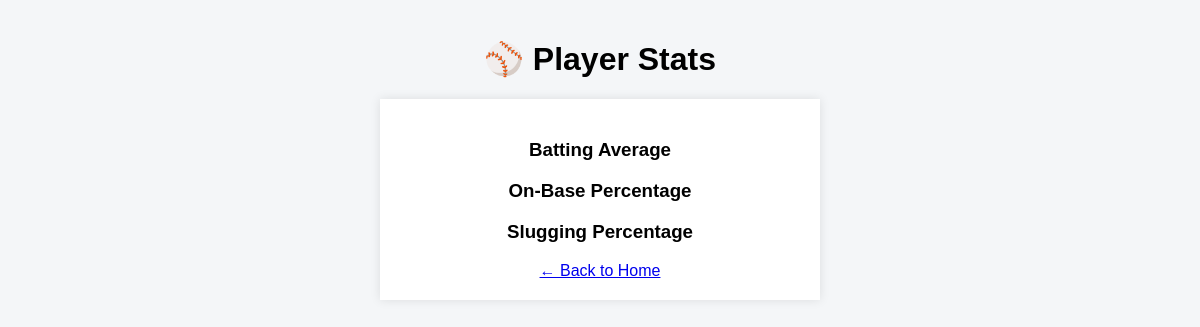
The page /player/13 on the database as committed earlier.
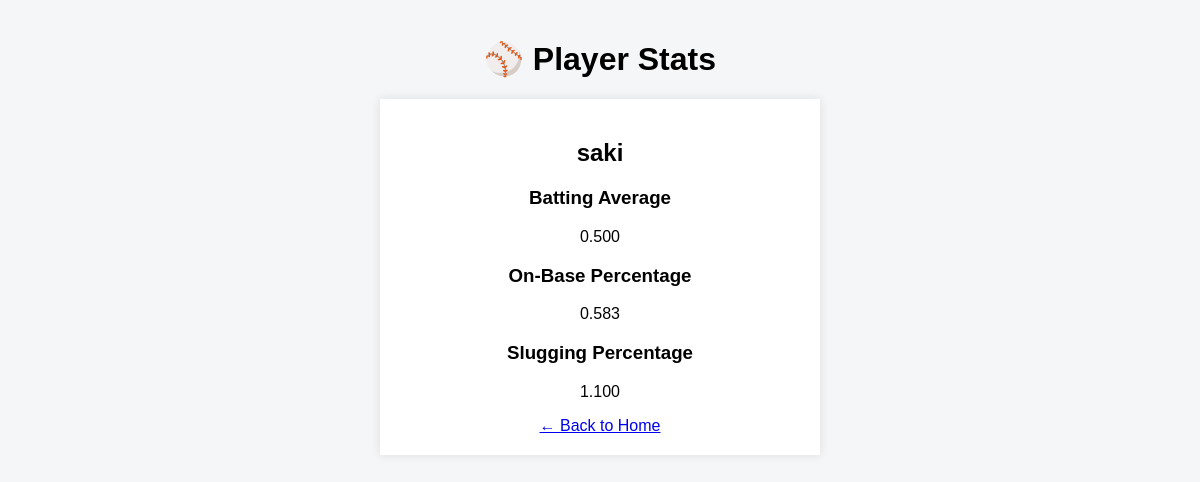
The same page on the database as committed later.
### tables this page shows
CREATE TABLE players(
    id INTEGER PRIMARY KEY AUTOINCREMENT,
    player TEXT,
    average TEXT,
    obp TEXT,
    slg TEXT
    );

### app.py (the view)
@app.route("/player/<int:player_id>")
def player_detail(player_id):
    cursor.execute(
        "SELECT player, average, obp, slg FROM players WHERE id = ?",
        (player_id,)
    )
    player = cursor.fetchone()
    return render_template("player.html", player=player)

### templates/player.html (shortened to what this page needs)
<!DOCTYPE html>
<html lang="en">
<head>
    <link rel="stylesheet" href="{{ url_for('static', filename='style.css') }}">
</head>
<body>
    <h1>⚾ Player Stats</h1>
    <div class="result-card">
        <h2>{{ player[0] }}</h2>
        <h3>Batting Average</h3>
        <p>{{ player[1] }}</p>
        <h3>On-Base Percentage</h3>
        <p>{{ player[2] }}</p>
        <h3>Slugging Percentage</h3>
        <p>{{ player[3] }}</p>
        <a href="/">← Back to Home</a>
    </div>
</body>
</html>

### static/style.css (style rules this page uses)
body { font-family: Arial, sans-serif; background-color: #f4f6f8; text-align: center; margin:40px; }
.result-card { background-color: white; max-width: 400px; margin: 20px auto; padding: 20px; box-shadow: 0 0 10px rgba(0, 0, 0, 0.1); }

Rows that differ between the two databases and show on the page:
added players: player "saki", average "0.500", obp "0.583", slg "1.100"
